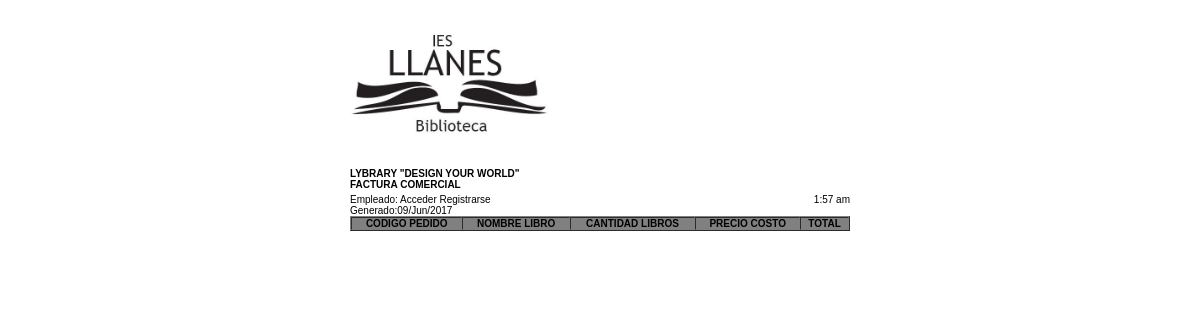
Page /reportes/rptPedidosEmpleados.php?hCodigo=4 on the earlier database version.
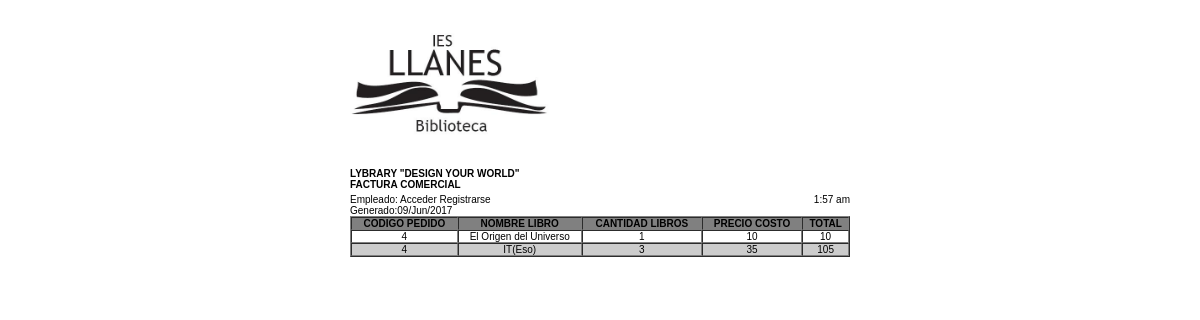
Same page on the later database version.
### tables this page shows
CREATE TABLE `tbldetpedido` (
  `idPedido` int(11) NOT NULL,
  `idLibro` int(11) NOT NULL,
  `cantidad` int(11) NOT NULL,
  `total` float NOT NULL,
  `eliminado` tinyint(1) NOT NULL,
  `estado` varchar(20) NOT NULL
);

CREATE TABLE `tbllibro` (
  `idLibro` int(11) NOT NULL,
  `titulo` varchar(100) NOT NULL,
  `idEditorial` int(11) NOT NULL,
  `idCategoria` int(11) NOT NULL,
  `stock` int(11) NOT NULL,
  `descripcion` varchar(1400) NOT NULL,
  `precioCosto` float NOT NULL,
  `palabrasClave` varchar(50) NOT NULL,
  `imagen` varchar(1024) NOT NULL
);

### clases/conexion.php (called while the page is built, shortened)
<?php
class Conexion
{
    protected $conexion;
	public function __construct()
    {
		$this->conexion = mysqli_connect(HOST, USER, PASS,DBNAME);
		        return true;
	}
    public function ejecutarSql($sql)
    {
		$rs = mysqli_query($this->conexion,$sql);
		$sql	= "SELECT last_insert_id();";
		$rsId	= mysqli_query($this->conexion,$sql);
		$id		= mysqli_fetch_row($rsId);
		return $rs;
    }
}
$bdConexion = new Conexion();
?>

### reportes/rptPedidosEmpleados.php (the view, shortened to what this page needs)
<?php
include("../clases/conexion.php");
$hCodigo	=	(isset($_REQUEST['hCodigo'])?$_REQUEST['hCodigo']:null);
$sql = "select tbldetpedido.idPedido, tbllibro.titulo, tbldetpedido.cantidad,tbllibro.precioCosto, tbldetpedido.total from tbldetpedido
inner join tbllibro on tbldetpedido.idLibro=tbllibro.idLibro and tbldetpedido.idPedido = $hCodigo";
	$rsDetalles = $bdConexion->ejecutarSQL($sql);
?>
<?php
if ((isset($_SESSION['usuario'])) && (isset($_SESSION['persona'])) && (isset($_SESSION['id'])))
{
  $idusuario = $_SESSION['id'];
  $usuario = $_SESSION['persona'];
  $dir = 'formularios/perfil.php';
  $num = $_SESSION['administrador'];
}else{
  $usuario = 'Acceder Registrarse';
}
?>
<!DOCTYPE html>
<html lang="es">
<head>
        <link rel="stylesheet" type="text/css" href="../css/styleReport.css"/>
</head>
<body onload="window.print();">
	<table border="0" align="center" style="margin-top:10px; width:500px;">
	<tr style="background-color: white;">
		<td>
			<div>
				<img src="../imagenes/1.jpg" height="8%" width="200">
			</div>
			<div style="width: 500px;">
				<strong>
					LYBRARY "DESIGN YOUR WORLD"<BR>
					FACTURA COMERCIAL
				</strong>
			</div>
		</td>
	</tr>
	<tr>
		<td colspan="2">
			<div style="float: left;">
                            Empleado: <?=$usuario?><br>
                            Generado:<?=date("d/M/Y")?><br>
			</div>
                        <div style="float: right;">
                                <?php $time = time(); echo date("g:i a", $time)?>
			</div>
			<table border="1" cellpadding="0" cellspacing="0" width="100%">
				<tr>
					<th scope="col"><strong>CODIGO PEDIDO</strong></th>
                                        <th scope="col"><strong>NOMBRE LIBRO</strong></th>
					<th scope="col"><strong>CANTIDAD LIBROS</strong></th>
                                        <th scope="col"><strong>PRECIO COSTO</strong></th>
					<th scope="col"><strong>TOTAL</strong></th>
				</tr>
				<?php
				while ($detalle = mysqli_fetch_array($rsDetalles))
				{
					print "
					<tr>
						<td align='center'>".$detalle['idPedido']."</td>
						<td align='center'>".$detalle['titulo']."</td>
						<td align='center'>".$detalle['cantidad']."</td>
                                                <td align='center'>".$detalle['precioCosto']."</td>
						<td align='center'>".$detalle['total']."</td>
					</tr>";
				}
				?>
			</table>
		</td>
	</tr>
	</table>
</body>
</html>

### css/styleReport.css (style rules this page uses)
body { font-family: "Trebuchet MS", Arial, Helvetica, sans-serif; font-size:10px; margin-top:0px; }
img { vertical-align:middle; }
table { margin-left:auto; margin-right:auto; }
th { font-size:10px; padding-right:2px;padding-left:2px; background-color:grey; }
table tr:nth-child(odd) { background-color: #CCC; }
table tr:nth-child(even) { background-color: white; }
td { margin:10px; }

Differences in the rows shown:
added tbldetpedido: idPedido "4", idLibro.titulo "El Origen del Universo", cantidad "1", idLibro.precioCosto "10", total "10"
added tbldetpedido: idPedido "4", idLibro.titulo "IT(Eso)", cantidad "3", idLibro.precioCosto "35", total "105"
